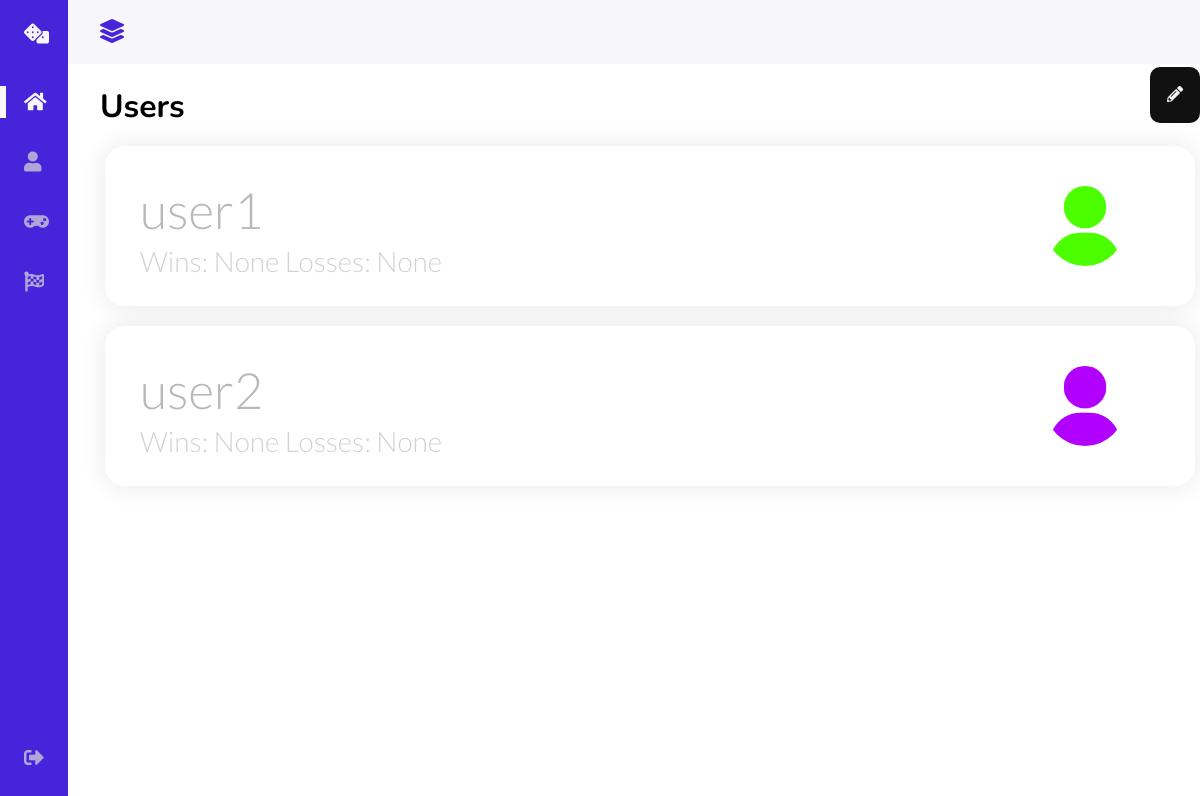
/admin_dashboard_users/, run on an earlier commit of the app's database.
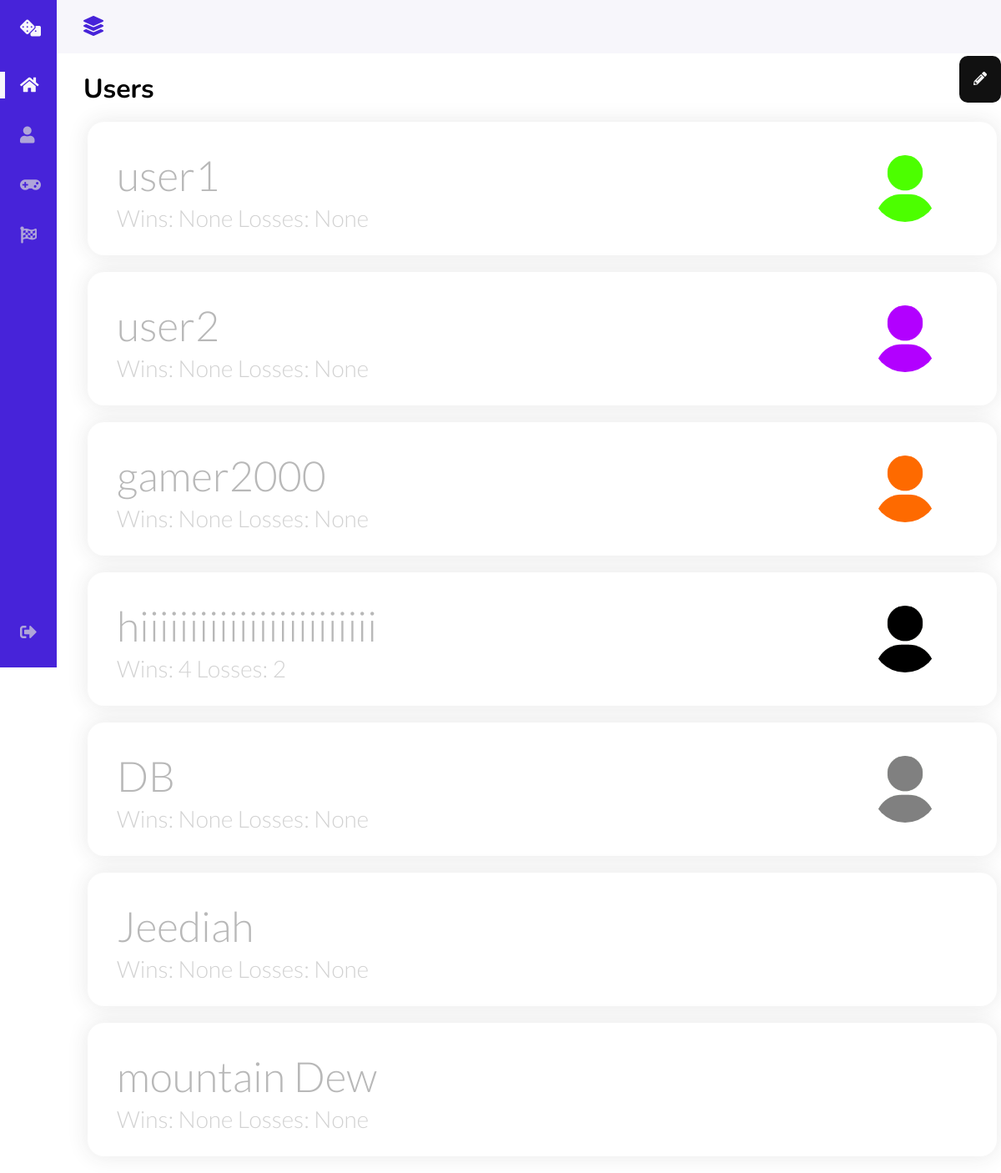
And on a later commit of the database.
### tables this page shows
CREATE TABLE Users (
                id INTEGER PRIMARY KEY AUTOINCREMENT,
                username TEXT,
                name TEXT,
                email TEXT,
                passwordhash TEXT,
                performanceRating INTEGER,
                wins INTEGER,
                losses INTEGER,
                totGamesPlayed INTEGER,
                icon TEXT
            );

### JedServer.py (the view)
@app.route("/admin_dashboard_users/", methods = ["GET"])
def get_admin_user():
    changedb = get_db()
    c = get_db().cursor()
    Users = dict()
    userlist = c.execute('SELECT id, username, wins, losses, icon FROM Users;').fetchall()
    i = 0
    for record in userlist:
        Users[i] = record
        i = i + 1
    changedb.commit()
    return render_template("admin_dash_user.html", Users = Users)

### JedServer.py (called while the page is built)
def get_db():
    db = getattr(g, '_database', None)
    if db is None:
        db = g._database = sqlite3.connect(dbpath)
    return db

@app.teardown_appcontext
def close_connection(exception):
    db = getattr(g, '_database', None)
    if db is not None:
        db.close()

### templates/admin_dash_user.html (shortened to what this page needs)
<!DOCTYPE html>
<html lang = "en">
    <head>
        <link rel = "stylesheet" href = "../static/styles/data_dash.css">
        <link rel = "stylesheet" href = "../static/styles/modal_create_user.css">
        <link rel = "stylesheet" href = "../static/styles/modal_edit_user.css">
        <link rel="stylesheet" href="https://cdnjs.cloudflare.com/ajax/libs/font-awesome/5.15.1/css/all.min.css">
    </head>
    <body id="body-pd">
        <header class="header" id="header">
            <div class="header__toggle">
                <i class='fas fa-layer-group' id="header-toggle"></i>
            </div>
            <div class="header__img">
                <img src="../static/avatar/001-man.png" alt="">
            </div>
        </header>
        <div class="l-navbar" id="nav-bar">
                <nav class="nav">
                    <div>
                        <a href="#" class="nav__logo">
                            <i class="fas fa-dice nav__logo-icon"></i>
                        </a>
                        <div class = "nav__list">
                            <a href="/admin_dashboard" class="nav__link active">
                            <i class="fas fa-home nav__icon"> </i>
                            </a>
                            <a href="/admin_dashboard_users" class="nav__link">
                                <i class="fas fa-user nav__icon"></i>
                            </a>
                            <a href="/admin_dashboard_games" class="nav__link">
                                <i class="fas fa-gamepad nav__icon"></i>
                            </a>
                            <a href="/admin_dashboard_matches" class="nav__link">
                                <i class="fas fa-flag-checkered nav__icon"></i>
                            </a>
                        </div>
                    </div>
                    <a href="/signin" class="nav__link">
                        <i class="fas fa-sign-out-alt nav__icon"></i>
                    </a>
            </nav>
        </div>
        <div>
            <div class = "section_header">
                <h1 class = "section_title"> Users </h1>
            <div class = "modal">
                <button id="edit-open-popup-btn" class = "edit-btn" style="float: right;">
                    <i class = "fas fa-pencil-alt"></i>
                </button>
                </div>
            </div>
            {% for i in Users.values() %}
            <span class = "card-wrapper">
                <div class="user-card">
                    <div class="float-right">
                        <img src = "../static/userIcon/{{i.4}}" alt="">
                    </div>
                    <h1> {{i.1}} </h1>
                    <p> Wins: {{i.2}} Losses: {{i.3}} </p>
                </div>
            </span>
        </div>
        {% endfor %}
    </body>
</html>

### static/styles/data_dash.css (style rules this page uses)
:root { --header-height: 3rem; --nav-width: 68px; --first-color: #4723D9; --first-color-light: #AFA5D9; --white-color: #F7F6FB; --blue-violet: #7a61b7; --blue-violet-light: #d0bdff; --body-font: 'Nunito', sans-serif; --normal-font-size: 1rem; --z-fixed: 100; }
*, *:before, *:after { box-sizing: border-box; }
a { text-decoration: none; }
.header { width: 100%; height: var(--header-height); position: fixed; top: 0; left: 0; display: flex; align-items: center; justify-content: space-between; padding: 0 1rem; background-color: var(--white-color); z-index: var(--z-fixed); transition: .5s; }
.header__toggle { color: var(--first-color); font-size: 1.5rem; cursor: pointer; }
.header__img { width: 35px; height: 35px; display: flex; justify-content: center; border-radius: 50%; overflow: hidden; }
.header__img img { width: 40px; }
.l-navbar { position: fixed; top: 0; left: -30%; width: var(--nav-width); height: 100vh; background-color: var(--first-color); padding: .5rem 1rem 0 0; transition: .5s; z-index: var(--z-fixed); }
.nav { height: 100%; display: flex; flex-direction: column; justify-content: space-between; overflow: hidden; }
.nav__logo, .nav__link { display: grid; grid-template-columns: max-content max-content; align-items: center; column-gap: 1rem; padding: .5rem 0 .5rem 1.5rem; }
.nav__logo { margin-bottom: 2rem; }
.nav__logo-icon { font-size: 1.25rem; color: var(--white-color); }
.nav__link { position: relative; color: var(--first-color-light); margin-bottom: 1.5rem; transition: .3s; }
.nav__icon { font-size: 1.25rem; }
.active { color: var(--white-color); }
.active::before { content: ''; position: absolute; left: 0; width: 6px; height: 32px; background-color: var(--white-color); }
@media screen and (min-width: 768px) { body { margin: calc(var(--header-height) + 1rem) 0 0 0; padding-left: calc(var(--nav-width) + 2rem); } }
@media screen and (min-width: 768px) { .header { height: calc(var(--header-height) + 1rem); padding: 0 2rem 0 calc(var(--nav-width) + 2rem); } }
@media screen and (min-width: 768px) { .header__img { width: 40px; height: 40px; } }
@media screen and (min-width: 768px) { .header__img img { width: 45px; } }
@media screen and (min-width: 768px) { .l-navbar { left: 0; padding: 1rem 1rem 0 0; } }
.section_header { display: flex; align-items: center; justify-content: space-between; width: 1100px; }
.section_title { font-family: 'Nunito', sans-serif; display: flex; justify-content: start; margin-bottom: 0.5rem; }
.card-wrapper { margin-top:-10px; margin-bottom:-20px; display: flex; flex-direction: row; flex-wrap: wrap; justify-content: left; align-items: center; transition: 1s; }
.user-card { margin: 20px 5px; border-radius: 20px; display: inline-block; position: relative; overflow: hidden; width: 1100px; height: 160px; background: white; box-shadow: 0px 0px 25px 1px rgba(50, 50, 50, 0.1); animation: appear 500ms ease-out forwards; transition: 1s; text-align: center; }
.user-card h1 { position: absolute; font-family: 'Lato', sans-serif; font-weight: 300; font-size: 50px; color: #b8b8b8; left: 35px; opacity: 100; }
.user-card p { position: absolute; font-family: 'Lato', sans-serif; font-weight: 300; font-size: 28px; color: #d2d2d2; bottom: 0; left: 35px; transition: translatex(150px); }
.float-right { width: 80px; height: 80px; display: flex; position: relative; justify-content: center; border-radius: 50%; overflow: hidden; float: right; margin-top: 40px; margin-right: 70px; }
.float-right img { max-width: 80px; height: auto; }

### static/styles/modal_edit_user.css (style rules this page uses)
.edit-btn { padding:15px 15px; background:#111; color:#f5f5f5; border:2px solid #111; font-size:16px; font-weight:600; outline:none; border-radius:10px; cursor:pointer; transition: all 300ms ease-in-out; display: block; font-family: 'Nunito', sans-serif; }
.edit-btn { padding:15px 15px; background:#111; color:#f5f5f5; border:2px solid #111; font-size:16px; font-weight:600; outline:none; border-radius:10px; cursor:pointer; transition: all 300ms ease-in-out; display: block; font-family: 'Nunito', sans-serif; margin-bottom: 10px; margin-top: 0px; margin-left: 30px; }

What changed in the data, as far as the page shows it:
added Users: icon (picture), username "gamer2000", i "None"
added Users: icon (picture), username "hiiiiiiiiiiiiiiiiiiiiiiii", wins "4", losses "2"
added Users: icon (picture), username "DB", i "None"
added Users: username "Jeediah", i "None"
added Users: username "mountain Dew", i "None"
